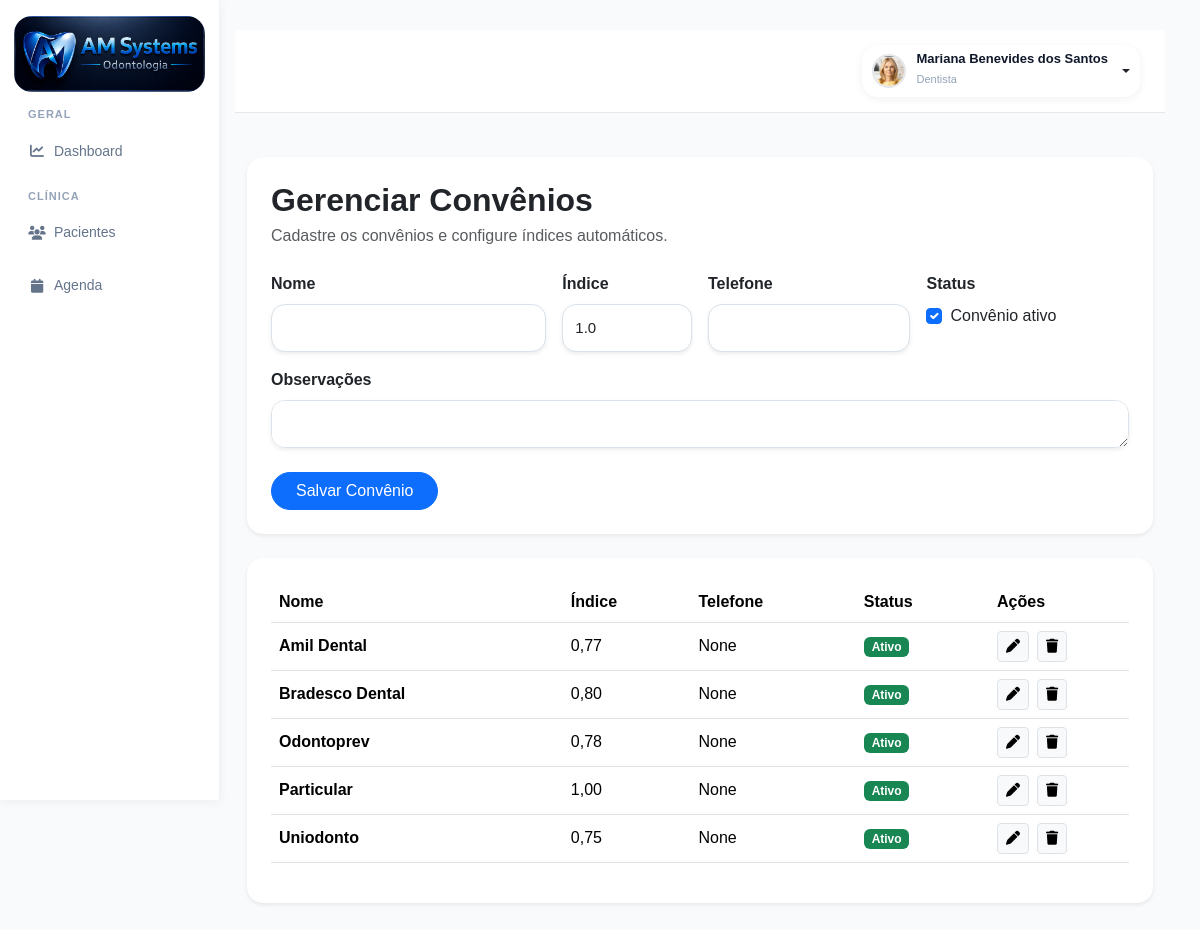
The app's page /convenios/ (signed in) with its own data.
### accounts/models.py (models this page shows, shortened)
class PerfilUsuario(models.Model):
    ADMIN = 'admin'
    GESTOR = 'gestor'
    DENTISTA = 'dentista'
    SECRETARIA = 'secretaria'
    ACD = 'acd'
    CONTABILIDADE = 'contabilidade'
    MARKETING = 'marketing'
    AUDITORIA = 'auditoria'
    TIPOS_USUARIO = [
        (ADMIN, 'Administrador'),
        (GESTOR, 'Gestor'),
        (DENTISTA, 'Dentista'),
        (SECRETARIA, 'Secretária'),
        (ACD, 'Auxiliar de Saúde Bucal'),
        (CONTABILIDADE, 'Contabilidade'),
        (MARKETING, 'Marketing'),
        (AUDITORIA, 'Auditoria'),
    ]
    usuario = models.OneToOneField(
        User,
        on_delete=models.CASCADE,
        related_name='perfil'
    )
    tipo_usuario = models.CharField(
        max_length=30,
        choices=TIPOS_USUARIO,
        default=SECRETARIA
    )
    cro = models.CharField(
        max_length=20,
        blank=True,
        null=True
    )
    especialidade = models.CharField(
        max_length=100,
        blank=True,
        null=True
    )
    telefone = models.CharField(
        max_length=20,
        blank=True,
        null=True
    )
    cpf = models.CharField(
        max_length=14,
        blank=True,
        null=True
    )
    rg = models.CharField(
        max_length=20,
        blank=True,
        null=True
    )
    data_nascimento = models.DateField(
        blank=True,
        null=True
    )
    sexo = models.CharField(
        max_length=20,
        blank=True,
        null=True
    )
    foto = models.ImageField(
        upload_to='usuarios/fotos/',
        blank=True,
        null=True
    )
    assinatura = models.ImageField(
        upload_to='usuarios/assinaturas/',
        blank=True,
        null=True
    )
    cro_uf = models.CharField(
        max_length=2,
        blank=True,
        null=True
    )
    cep = models.CharField(
        max_length=10,
        blank=True,
        null=True
    )
    logradouro = models.CharField(
        max_length=255,
        blank=True,
        null=True
    )
    numero = models.CharField(
        max_length=20,
        blank=True,
        null=True
    )
    complemento = models.CharField(
        max_length=100,
        blank=True,
        null=True
    )
    bairro = models.CharField(
        max_length=100,
        blank=True,
        null=True
    )
    cidade = models.CharField(
        max_length=100,
        blank=True,
        null=True
    )
    uf = models.CharField(
        max_length=2,
        blank=True,
        null=True
    )
    celular = models.CharField(
        max_length=20,
        blank=True,
        null=True
    )
    ativo = models.BooleanField(
        default=True
    )
    somente_leitura = models.BooleanField(
        default=False
    )
    criado_em = models.DateTimeField(
        auto_now_add=True
    )
    atualizado_em = models.DateTimeField(
        auto_now=True
    )

class Convenio(models.Model):
    nome = models.CharField(
        max_length=150
    )
    indice = models.DecimalField(
        max_digits=5,
        decimal_places=2,
        default=1.00
    )
    telefone = models.CharField(
        max_length=20,
        blank=True,
        null=True
    )
    observacoes = models.TextField(
        blank=True,
        null=True
    )
    ativo = models.BooleanField(
        default=True
    )
    criado_em = models.DateTimeField(
        auto_now_add=True
    )

### accounts/views.py (the view)
@login_required(login_url='/')
def convenios(request):
    convenios = Convenio.objects.all().order_by('nome')
    form = ConvenioForm()
    if request.method == 'POST':
        form = ConvenioForm(request.POST)
        if form.is_valid():
            form.save()
            return redirect('convenios')
    context = {
        'form': form,
        'convenios': convenios
    }
    return render(
        request,
        'accounts/convenios.html',
        context
    )

### accounts/forms.py
class ConvenioForm(forms.ModelForm):
    class Meta:
        model = Convenio
        fields = [
            'nome',
            'indice',
            'telefone',
            'observacoes',
            'ativo'
        ]
        widgets = {
            'nome': forms.TextInput(
                attrs={
                    'class': 'form-control shadow-sm'
                }
            ),
            'indice': forms.NumberInput(
                attrs={
                    'class': 'form-control shadow-sm',
                    'step': '0.01'
                }
            ),
            'telefone': forms.TextInput(
                attrs={
                    'class': 'form-control shadow-sm'
                }
            ),
            'observacoes': forms.Textarea(
                attrs={
                    'class': 'form-control shadow-sm',
                    'rows': 3
                }
            ),
            'ativo': forms.CheckboxInput(
                attrs={
                    'class': 'form-check-input'
                }
            )
        }

### accounts/templates/accounts/convenios.html (shortened to what this page needs)
{% extends 'accounts/base.html' %}
{% block content %}
<div class="container-fluid py-4">
    <div class="card border-0 shadow-sm rounded-4">
        <div class="card-body p-4">
            <h2 class="fw-bold mb-1">
                Gerenciar Convênios
            </h2>
            <p class="text-muted mb-4">
                Cadastre os convênios e configure índices automáticos.
            </p>
            <form method="POST">
                <div class="row g-3">
                    <div class="col-md-4">
                        <label class="form-label fw-semibold">
                            Nome
                        </label>
                        {{ form.nome }}
                    </div>
                    <div class="col-md-2">
                        <label class="form-label fw-semibold">
                            Índice
                        </label>
                        {{ form.indice }}
                    </div>
                    <div class="col-md-3">
                        <label class="form-label fw-semibold">
                            Telefone
                        </label>
                        {{ form.telefone }}
                    </div>
                    <div class="col-md-3">
                        <label class="form-label fw-semibold d-block">
                            Status
                        </label>
                        <div class="form-check mt-2">
                            {{ form.ativo }}
                            <label class="form-check-label">
                                Convênio ativo
                            </label>
                        </div>
                    </div>
                    <div class="col-12">
                        <label class="form-label fw-semibold">
                            Observações
                        </label>
                        {{ form.observacoes }}
                    </div>
                </div>
                <button class="btn btn-primary rounded-pill px-4 mt-4">
                    Salvar Convênio
                </button>
            </form>
        </div>
    </div>
    <div class="card border-0 shadow-sm rounded-4 mt-4">
        <div class="card-body p-4">
            <div class="table-responsive">
                <table class="table align-middle">
                    <thead>
                        <tr>
                            <th>Nome</th>
                            <th>Índice</th>
                            <th>Telefone</th>
                            <th>Status</th>
                             <th width="140">Ações</th>
                        </tr>
                    </thead>
                   <tbody>
    {% for convenio in convenios %}
    <tr>
        <td>
            <strong>
                {{ convenio.nome }}
            </strong>
        </td>
        <td>
            {{ convenio.indice }}
        </td>
        <td>
            {{ convenio.telefone }}
        </td>
        <td>
            {% if convenio.ativo %}
                <span class="badge bg-success">
                    Ativo
                </span>
            {% else %}
                <span class="badge bg-secondary">
                    Inativo
                </span>
            {% endif %}
        </td>
        <td>
            <div class="d-flex gap-2">
                <a
                    href="{% url 'editar_convenio' convenio.id %}"
                    class="btn btn-sm btn-light border"
                >
                    <i class="fa-solid fa-pen"></i>
                </a>
                <a
                    href="{% url 'excluir_convenio' convenio.id %}"
                    class="btn btn-sm btn-light border"
                    onclick="return confirm('Deseja excluir este convênio?')"
                >
                    <i class="fa-solid fa-trash"></i>
                </a>
            </div>
        </td>
    </tr>
    {% empty %}
    <tr>
        <td colspan="5">
            Nenhum convênio cadastrado.
        </td>
    </tr>
    {% endfor %}
</tbody>
                </table>
            </div>
        </div>
    </div>
</div>
{% endblock %}

### accounts/templates/accounts/base.html (shortened to what this page needs)
{% load static %}
<!DOCTYPE html>
<html lang="pt-br">
<head>
    <link href="https://cdn.jsdelivr.net/npm/bootstrap@5.3.3/dist/css/bootstrap.min.css" rel="stylesheet">
    <link rel="stylesheet" href="https://cdn.jsdelivr.net/npm/bootstrap-icons@1.11.3/font/bootstrap-icons.min.css">
    <link rel="stylesheet" href="https://cdnjs.cloudflare.com/ajax/libs/font-awesome/6.5.2/css/all.min.css">
    <link rel="stylesheet" href="{% static 'css/style.css' %}">
    <link rel="stylesheet" href="{% static 'css/pacientes.css' %}">
    <link rel="stylesheet" href="{% static 'css/odontograma.css' %}">
    <link rel="stylesheet" href="{% static 'css/anamnese.css' %}">
    <link rel="stylesheet" href="{% static 'css/ficha_clinica.css' %}">
    <link href="https://cdn.jsdelivr.net/npm/fullcalendar@6.1.15/index.global.min.css" rel="stylesheet">
</head>
<body>
    <div class="dashboard-wrapper">
        {% with perfil=request.user.perfil.tipo_usuario %}
        <aside class="sidebar">
            <div class="logo-area">
                <img src="{% static 'img/logo.png' %}" alt="Logo">
            </div>
            <ul class="sidebar-menu">
                <div class="sidebar-section">
                    Geral
                </div>
                <li class="{% if 'dashboard' in request.path %}active{% endif %}">
                    <a href="/dashboard/">
                        <i class="fa-solid fa-chart-line"></i>
                        <span>Dashboard</span>
                    </a>
                </li>
                <div class="sidebar-section">
                    Clínica
                </div>
                <li class="{% if 'pacientes' in request.path and 'odontograma' not in request.path %}active{% endif %}">
                    <a href="/pacientes/">
                        <i class="fa-solid fa-users"></i>
                        <span>Pacientes</span>
                    </a>
                </li>
                <li class="{% if 'agenda' in request.path %}active{% endif %}">
                    <a href="/agenda/">
                        <i class="fa-solid fa-calendar"></i>
                        <span>Agenda</span>
                    </a>
                </li>
            </ul>
            {% endwith %}
        </aside>
        <main class="main-content">
            <div class="topbar">
                <div class="d-flex justify-content-end align-items-center">
                    {% if request.user.is_authenticated %}
                    <div class="dropdown">
                        <button class="btn profile-dropdown-btn dropdown-toggle" type="button" data-bs-toggle="dropdown"
                            aria-expanded="false">
                            {% if request.user.perfil.foto %}
                            <img src="{{ request.user.perfil.foto.url }}" alt="Foto" class="profile-avatar">
                            {% else %}
                            <div class="profile-avatar-placeholder"></div>
                            {% endif %}
                            <div class="text-start">
                                <div class="profile-user-name">
                                    {% if request.user.first_name and request.user.last_name %}
                                    {{ request.user.first_name }} {{ request.user.last_name }}
                                    {% elif request.user.first_name %}
                                    {{ request.user.first_name }}
                                    {% else %}
                                    {{ request.user.username }}
                                    {% endif %}
                                </div>
                                <small class="profile-user-role">
                                    {{ request.user.perfil.get_tipo_usuario_display }}
                                </small>
                            </div>
                        </button>
                    </div>
                    {% endif %}
                </div>
            </div>
            {% block content %}
            {% endblock %}
        </main>
    </div>
</body>
</html>

### static/css/style.css (style rules this page uses)
html, body { margin:0; padding:0; min-height:100%; background:#f1f5f9; font-family:'Segoe UI', sans-serif; overflow-y:auto; }
.dashboard-wrapper { display:flex; min-height:100vh; }
.sidebar { width:220px; min-width:220px; max-width:220px; background:#ffffff; position:fixed; top:0; left:0; height:100vh; overflow-y:auto; overflow-x:hidden; z-index:1000; border-right:1px solid #eef2f7; box-shadow: 0 2px 10px rgba(15,23,42,.05); padding:16px 14px; }
.sidebar-section { margin-top:14px; margin-bottom:6px; padding:0 14px; font-size:11px; font-weight:700; letter-spacing:1px; color:#94a3b8; text-transform:uppercase; }
.profile-dropdown-btn { background:#fff !important; border:none !important; border-radius:16px !important; padding:7px 10px !important; display:flex !important; align-items:center !important; gap:10px; box-shadow: 0 2px 10px rgba(15,23,42,.06); }
.profile-dropdown-btn small { font-size:11px; color:#94a3b8 !important; }
.profile-avatar { width:34px; height:34px; border-radius:50%; object-fit:cover; border:2px solid #e5e7eb; }
.profile-user-name { font-size:13px; font-weight:600; line-height:1.1; color:#0f172a; }
.profile-user-role { font-size:11px; color:#94a3b8; }
.logo-area { padding:0; margin:0 0 4px 0; }
.logo-area img { width:100%; margin:auto; display:block; border-radius:18px; }
.sidebar-menu { list-style:none; padding:0; margin:0; }
.sidebar-menu li { margin-bottom:8px; }
.sidebar-menu li a { width:100%; display:flex; align-items:center; gap:8px; padding:12px 14px; border-radius:14px; color:#64748b; text-decoration:none; font-weight:500; font-size:14px; transition:.2s; box-sizing:border-box; }
.sidebar-menu li a i { width:18px; min-width:18px; text-align:center; font-size:14px; }
.main-content { margin-left:190px; width:calc(100% - 190px); padding:30px 35px 30px 45px; min-height:100vh; }
.form-control { border-radius:14px !important; padding:12px !important; }
.topbar { background:#fff; padding:15px 25px; border-bottom:1px solid #e5e7eb; margin-bottom:20px; }
.form-select, .form-control { height:48px; border-radius:14px !important; border:1px solid #dbe2ea !important; font-size:15px; transition:all .2s ease; }

### static/css/pacientes.css (style rules this page uses)
:root { --primary:#2563eb; --primary-light:#4d8dff; --success:#16a34a; --danger:#dc2626; --text:#0f172a; --text-light:#64748b; --border:#e2e8f0; --bg:#f8fafc; }
body { background:var(--bg); color:var(--text); font-family:'Poppins',sans-serif; overflow-x:hidden; }

### records on screen
Convenio: nome "Amil Dental", indice "0,77", telefone "None", ativo "Ativo"
Convenio: nome "Bradesco Dental", indice "0,80", telefone "None", ativo "Ativo"
Convenio: nome "Odontoprev", indice "0,78", telefone "None", ativo "Ativo"
Convenio: nome "Particular", indice "1,00", telefone "None", ativo "Ativo"
Convenio: nome "Uniodonto", indice "0,75", telefone "None", ativo "Ativo"

### other values on screen
{{ request.user.first_name }} "Mariana Benevides dos Santos"
{{ request.user.perfil.get_tipo_usuario_display }} "Dentista"
